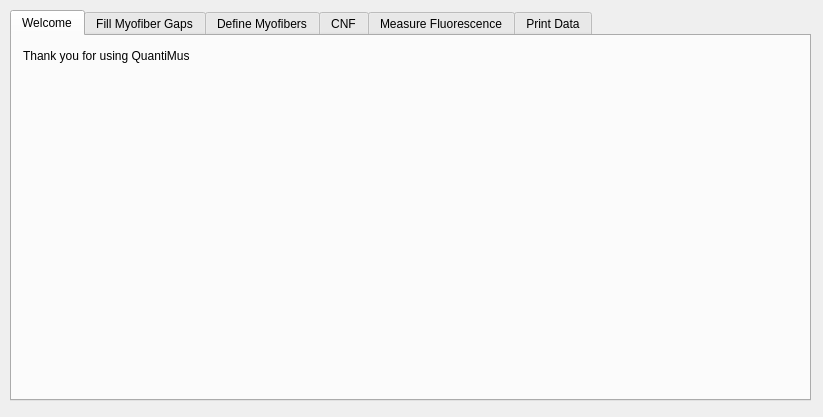
<?xml version="1.0" encoding="UTF-8"?>
<ui version="4.0">
 <class>AlgorithmGui</class>
 <widget class="QWidget" name="AlgorithmGui">
  <property name="geometry">
   <rect>
    <x>0</x>
    <y>0</y>
    <width>823</width>
    <height>417</height>
   </rect>
  </property>
  <property name="sizePolicy">
   <sizepolicy hsizetype="Maximum" vsizetype="Expanding">
    <horstretch>0</horstretch>
    <verstretch>0</verstretch>
   </sizepolicy>
  </property>
  <property name="windowTitle">
   <string>Flika - QuantiMus Plugin</string>
  </property>
  <widget class="QWidget" name="layoutWidget">
   <property name="geometry">
    <rect>
     <x>10</x>
     <y>10</y>
     <width>801</width>
     <height>391</height>
    </rect>
   </property>
   <layout class="QGridLayout" name="gridLayout_3">
    <property name="sizeConstraint">
     <enum>QLayout::SetDefaultConstraint</enum>
    </property>
    <item row="0" column="0">
     <widget class="QTabWidget" name="analyze_tab_widget">
      <property name="enabled">
       <bool>true</bool>
      </property>
      <property name="sizePolicy">
       <sizepolicy hsizetype="Preferred" vsizetype="Expanding">
        <horstretch>0</horstretch>
        <verstretch>0</verstretch>
       </sizepolicy>
      </property>
      <property name="minimumSize">
       <size>
        <width>0</width>
        <height>0</height>
       </size>
      </property>
      <property name="font">
       <font>
        <family>Arial</family>
        <pointsize>9</pointsize>
       </font>
      </property>
      <property name="currentIndex">
       <number>0</number>
      </property>
      <widget class="QWidget" name="welcome">
       <attribute name="title">
        <string>Welcome</string>
       </attribute>
       <widget class="QLabel" name="label_60">
        <property name="geometry">
         <rect>
          <x>11</x>
          <y>11</y>
          <width>211</width>
          <height>17</height>
         </rect>
        </property>
        <property name="font">
         <font>
          <pointsize>9</pointsize>
         </font>
        </property>
        <property name="text">
         <string>Thank you for using QuantiMus</string>
        </property>
       </widget>
      </widget>
      <widget class="QWidget" name="fill_fiber_gaps">
       <attribute name="title">
        <string>Fill Myofiber Gaps</string>
       </attribute>
       <layout class="QGridLayout" name="gridLayout_2">
        <item row="1" column="0">
         <widget class="QGroupBox" name="circle_clusters_groupbox">
          <property name="title">
           <string>Adjust thresholds while viewing the 'binary markers' window.</string>
          </property>
          <layout class="QGridLayout" name="gridLayout_6">
           <item row="0" column="0">
            <widget class="QLabel" name="label_4">
             <property name="text">
              <string>Set regions that are true myofibers to black. Set myofiber boundaries to white. Using the blue threshold will 
create boundaries if a fiber is successfully connected; 

 Use it to correct conjoined fibers and poorly distinguished boundaries.</string>
             </property>
            </widget>
           </item>
           <item row="1" column="0">
            <layout class="QGridLayout" name="gridLayout_4">
             <item row="2" column="0">
              <widget class="QLabel" name="label_3">
               <property name="text">
                <string>White Threshold</string>
               </property>
              </widget>
             </item>
             <item row="2" column="1">
              <layout class="QGridLayout" name="gridLayout_threshold_two"/>
             </item>
             <item row="1" column="0">
              <widget class="QLabel" name="label">
               <property name="text">
                <string>Blue Threshold</string>
               </property>
              </widget>
             </item>
             <item row="1" column="1">
              <layout class="QGridLayout" name="gridLayout_threshold_one"/>
             </item>
            </layout>
           </item>
          </layout>
         </widget>
        </item>
        <item row="2" column="0">
         <layout class="QGridLayout" name="gridLayout_13">
          <item row="0" column="1">
           <spacer name="horizontalSpacer_4">
            <property name="orientation">
             <enum>Qt::Horizontal</enum>
            </property>
            <property name="sizeHint" stdset="0">
             <size>
              <width>13</width>
              <height>25</height>
             </size>
            </property>
           </spacer>
          </item>
          <item row="0" column="0">
           <widget class="QPushButton" name="fill_boundaries_button">
            <property name="text">
             <string>Fill Myofiber Boundary Gaps</string>
            </property>
           </widget>
          </item>
         </layout>
        </item>
        <item row="0" column="0">
         <layout class="QGridLayout" name="gridLayout_18">
          <property name="sizeConstraint">
           <enum>QLayout::SetDefaultConstraint</enum>
          </property>
         </layout>
        </item>
        <item row="3" column="0">
         <spacer name="verticalSpacer">
          <property name="orientation">
           <enum>Qt::Vertical</enum>
          </property>
          <property name="sizeHint" stdset="0">
           <size>
            <width>20</width>
            <height>40</height>
           </size>
          </property>
         </spacer>
        </item>
       </layout>
      </widget>
      <widget class="QWidget" name="define_myofibers">
       <attribute name="title">
        <string>Define Myofibers</string>
       </attribute>
       <widget class="QWidget" name="gridLayoutWidget_12">
        <property name="geometry">
         <rect>
          <x>20</x>
          <y>50</y>
          <width>351</width>
          <height>51</height>
         </rect>
        </property>
        <property name="font">
         <font>
          <pointsize>9</pointsize>
         </font>
        </property>
        <layout class="QGridLayout" name="gridLayout_import_binary_image"/>
       </widget>
       <widget class="QLabel" name="label_55">
        <property name="geometry">
         <rect>
          <x>30</x>
          <y>20</y>
          <width>401</width>
          <height>21</height>
         </rect>
        </property>
        <property name="font">
         <font>
          <pointsize>9</pointsize>
         </font>
        </property>
        <property name="text">
         <string>Import Binary Image</string>
        </property>
       </widget>
       <widget class="QPushButton" name="SVM_saved_button">
        <property name="geometry">
         <rect>
          <x>30</x>
          <y>160</y>
          <width>241</width>
          <height>28</height>
         </rect>
        </property>
        <property name="text">
         <string>Run Algorithm: Saved Training Data</string>
        </property>
       </widget>
       <widget class="QPushButton" name="SVM_button">
        <property name="geometry">
         <rect>
          <x>30</x>
          <y>120</y>
          <width>241</width>
          <height>28</height>
         </rect>
        </property>
        <property name="font">
         <font>
          <weight>50</weight>
          <bold>false</bold>
          <stylestrategy>PreferDefault</stylestrategy>
         </font>
        </property>
        <property name="layoutDirection">
         <enum>Qt::LeftToRight</enum>
        </property>
        <property name="text">
         <string>Run Algorithm: Labeled Image</string>
        </property>
       </widget>
       <widget class="QPushButton" name="manual_filter_button">
        <property name="geometry">
         <rect>
          <x>400</x>
          <y>270</y>
          <width>93</width>
          <height>28</height>
         </rect>
        </property>
        <property name="font">
         <font>
          <family>Arial</family>
         </font>
        </property>
        <property name="text">
         <string>Filter</string>
        </property>
       </widget>
       <widget class="QLabel" name="label_27">
        <property name="geometry">
         <rect>
          <x>400</x>
          <y>50</y>
          <width>381</width>
          <height>20</height>
         </rect>
        </property>
        <property name="font">
         <font>
          <family>Arial</family>
         </font>
        </property>
        <property name="text">
         <string>OPTIONAL:  In the case that addtional filtering is needed...</string>
        </property>
       </widget>
       <widget class="QLabel" name="label_14">
        <property name="geometry">
         <rect>
          <x>400</x>
          <y>70</y>
          <width>321</width>
          <height>20</height>
         </rect>
        </property>
        <property name="font">
         <font>
          <family>Arial</family>
         </font>
        </property>
        <property name="text">
         <string>Enter parameter ranges for positive myofibers</string>
        </property>
       </widget>
       <widget class="QWidget" name="gridLayoutWidget_2">
        <property name="geometry">
         <rect>
          <x>400</x>
          <y>90</y>
          <width>361</width>
          <height>157</height>
         </rect>
        </property>
        <property name="font">
         <font>
          <family>Arial</family>
         </font>
        </property>
        <layout class="QGridLayout" name="gridLayout_19">
         <item row="0" column="1">
          <widget class="QLabel" name="label_15">
           <property name="font">
            <font>
             <family>Arial</family>
             <weight>75</weight>
             <bold>true</bold>
            </font>
           </property>
           <property name="text">
            <string>Minimum</string>
           </property>
          </widget>
         </item>
         <item row="3" column="1">
          <widget class="QDoubleSpinBox" name="min_convexity_SpinBox">
           <property name="font">
            <font>
             <family>Arial</family>
            </font>
           </property>
           <property name="readOnly">
            <bool>false</bool>
           </property>
           <property name="decimals">
            <number>3</number>
           </property>
           <property name="maximum">
            <double>1.000000000000000</double>
           </property>
           <property name="singleStep">
            <double>0.010000000000000</double>
           </property>
           <property name="value">
            <double>0.750000000000000</double>
           </property>
          </widget>
         </item>
         <item row="4" column="2">
          <widget class="QDoubleSpinBox" name="max_eccentricity_SpinBox">
           <property name="font">
            <font>
             <family>Arial</family>
            </font>
           </property>
           <property name="readOnly">
            <bool>false</bool>
           </property>
           <property name="decimals">
            <number>3</number>
           </property>
           <property name="maximum">
            <double>1.000000000000000</double>
           </property>
           <property name="singleStep">
            <double>0.010000000000000</double>
           </property>
           <property name="value">
            <double>1.000000000000000</double>
           </property>
          </widget>
         </item>
         <item row="1" column="1">
          <widget class="QDoubleSpinBox" name="min_circularity_SpinBox">
           <property name="font">
            <font>
             <family>Arial</family>
            </font>
           </property>
           <property name="readOnly">
            <bool>false</bool>
           </property>
           <property name="decimals">
            <number>3</number>
           </property>
           <property name="maximum">
            <double>1.000000000000000</double>
           </property>
           <property name="singleStep">
            <double>0.010000000000000</double>
           </property>
           <property name="value">
            <double>0.600000000000000</double>
           </property>
          </widget>
         </item>
         <item row="2" column="0">
          <widget class="QLabel" name="label_18">
           <property name="font">
            <font>
             <family>Arial</family>
            </font>
           </property>
           <property name="text">
            <string>Area</string>
           </property>
          </widget>
         </item>
         <item row="1" column="2">
          <widget class="QDoubleSpinBox" name="max_circularity_SpinBox">
           <property name="font">
            <font>
             <family>Arial</family>
            </font>
           </property>
           <property name="readOnly">
            <bool>false</bool>
           </property>
           <property name="decimals">
            <number>3</number>
           </property>
           <property name="maximum">
            <double>1.500000000000000</double>
           </property>
           <property name="singleStep">
            <double>0.010000000000000</double>
           </property>
           <property name="value">
            <double>1.500000000000000</double>
           </property>
          </widget>
         </item>
         <item row="2" column="2">
          <widget class="QDoubleSpinBox" name="max_area_SpinBox">
           <property name="font">
            <font>
             <family>Arial</family>
            </font>
           </property>
           <property name="readOnly">
            <bool>false</bool>
           </property>
           <property name="decimals">
            <number>0</number>
           </property>
           <property name="maximum">
            <double>100000.000000000000000</double>
           </property>
           <property name="value">
            <double>100000.000000000000000</double>
           </property>
          </widget>
         </item>
         <item row="4" column="0">
          <widget class="QLabel" name="label_20">
           <property name="font">
            <font>
             <family>Arial</family>
            </font>
           </property>
           <property name="text">
            <string>Eccentricity</string>
           </property>
          </widget>
         </item>
         <item row="2" column="1">
          <widget class="QDoubleSpinBox" name="min_area_SpinBox">
           <property name="font">
            <font>
             <family>Arial</family>
            </font>
           </property>
           <property name="readOnly">
            <bool>false</bool>
           </property>
           <property name="decimals">
            <number>0</number>
           </property>
           <property name="maximum">
            <double>10000.000000000000000</double>
           </property>
           <property name="value">
            <double>100.000000000000000</double>
           </property>
          </widget>
         </item>
         <item row="3" column="2">
          <widget class="QDoubleSpinBox" name="max_convexity_SpinBox">
           <property name="font">
            <font>
             <family>Arial</family>
            </font>
           </property>
           <property name="readOnly">
            <bool>false</bool>
           </property>
           <property name="decimals">
            <number>3</number>
           </property>
           <property name="maximum">
            <double>1.000000000000000</double>
           </property>
           <property name="singleStep">
            <double>0.010000000000000</double>
           </property>
           <property name="value">
            <double>1.000000000000000</double>
           </property>
          </widget>
         </item>
         <item row="0" column="0">
          <widget class="QLabel" name="label_21">
           <property name="font">
            <font>
             <family>Arial</family>
             <weight>75</weight>
             <bold>true</bold>
            </font>
           </property>
           <property name="text">
            <string>Parameter</string>
           </property>
          </widget>
         </item>
         <item row="4" column="1">
          <widget class="QDoubleSpinBox" name="min_eccentricity_SpinBox">
           <property name="font">
            <font>
             <family>Arial</family>
            </font>
           </property>
           <property name="readOnly">
            <bool>false</bool>
           </property>
           <property name="decimals">
            <number>3</number>
           </property>
           <property name="maximum">
            <double>1.000000000000000</double>
           </property>
           <property name="singleStep">
            <double>0.010000000000000</double>
           </property>
          </widget>
         </item>
         <item row="3" column="0">
          <widget class="QLabel" name="label_19">
           <property name="font">
            <font>
             <family>Arial</family>
            </font>
           </property>
           <property name="text">
            <string>Convexity</string>
           </property>
          </widget>
         </item>
         <item row="0" column="2">
          <widget class="QLabel" name="label_16">
           <property name="font">
            <font>
             <family>Arial</family>
             <weight>75</weight>
             <bold>true</bold>
            </font>
           </property>
           <property name="text">
            <string>Maximum</string>
           </property>
          </widget>
         </item>
         <item row="1" column="0">
          <widget class="QLabel" name="label_17">
           <property name="font">
            <font>
             <family>Arial</family>
            </font>
           </property>
           <property name="text">
            <string>Circularity</string>
           </property>
          </widget>
         </item>
         <item row="1" column="3">
          <widget class="QCheckBox" name="circularity_CheckBox">
           <property name="text">
            <string/>
           </property>
           <property name="checked">
            <bool>false</bool>
           </property>
           <property name="tristate">
            <bool>false</bool>
           </property>
          </widget>
         </item>
         <item row="2" column="3">
          <widget class="QCheckBox" name="area_CheckBox">
           <property name="text">
            <string/>
           </property>
           <property name="checked">
            <bool>false</bool>
           </property>
          </widget>
         </item>
         <item row="3" column="3">
          <widget class="QCheckBox" name="convexity_CheckBox">
           <property name="text">
            <string/>
           </property>
           <property name="checked">
            <bool>false</bool>
           </property>
          </widget>
         </item>
         <item row="4" column="3">
          <widget class="QCheckBox" name="eccentricity_CheckBox">
           <property name="text">
            <string/>
           </property>
           <property name="checked">
            <bool>false</bool>
           </property>
          </widget>
         </item>
         <item row="0" column="3">
          <widget class="QLabel" name="label_25">
           <property name="font">
            <font>
             <family>Arial</family>
             <weight>75</weight>
             <bold>true</bold>
            </font>
           </property>
           <property name="text">
            <string>On/Off</string>
           </property>
          </widget>
         </item>
        </layout>
       </widget>
       <widget class="QPushButton" name="load_classification_button">
        <property name="geometry">
         <rect>
          <x>30</x>
          <y>200</y>
          <width>241</width>
          <height>28</height>
         </rect>
        </property>
        <property name="text">
         <string>Load Previous Classification</string>
        </property>
       </widget>
       <widget class="QLabel" name="label_30">
        <property name="geometry">
         <rect>
          <x>400</x>
          <y>20</y>
          <width>381</width>
          <height>20</height>
         </rect>
        </property>
        <property name="font">
         <font>
          <family>Arial</family>
          <weight>75</weight>
          <bold>true</bold>
         </font>
        </property>
        <property name="text">
         <string>Correction Filter</string>
        </property>
       </widget>
      </widget>
      <widget class="QWidget" name="cnf">
       <attribute name="title">
        <string>CNF</string>
       </attribute>
       <widget class="QLabel" name="label_51">
        <property name="geometry">
         <rect>
          <x>30</x>
          <y>270</y>
          <width>21</width>
          <height>21</height>
         </rect>
        </property>
        <property name="font">
         <font>
          <pointsize>9</pointsize>
         </font>
        </property>
        <property name="text">
         <string>4.</string>
        </property>
       </widget>
       <widget class="QLabel" name="label_48">
        <property name="geometry">
         <rect>
          <x>30</x>
          <y>225</y>
          <width>151</width>
          <height>21</height>
         </rect>
        </property>
        <property name="font">
         <font>
          <pointsize>9</pointsize>
         </font>
        </property>
        <property name="text">
         <string>3.  Erode myofibers by </string>
        </property>
       </widget>
       <widget class="QWidget" name="gridLayoutWidget_11">
        <property name="geometry">
         <rect>
          <x>50</x>
          <y>70</y>
          <width>381</width>
          <height>51</height>
         </rect>
        </property>
        <property name="font">
         <font>
          <pointsize>9</pointsize>
         </font>
        </property>
        <layout class="QGridLayout" name="gridLayout_import_DAPI"/>
       </widget>
       <widget class="QPushButton" name="save_DAPI_button">
        <property name="geometry">
         <rect>
          <x>50</x>
          <y>320</y>
          <width>101</width>
          <height>21</height>
         </rect>
        </property>
        <property name="font">
         <font>
          <pointsize>9</pointsize>
         </font>
        </property>
        <property name="text">
         <string>Save CNF</string>
        </property>
       </widget>
       <widget class="QLabel" name="label_57">
        <property name="geometry">
         <rect>
          <x>30</x>
          <y>320</y>
          <width>21</width>
          <height>21</height>
         </rect>
        </property>
        <property name="font">
         <font>
          <pointsize>9</pointsize>
         </font>
        </property>
        <property name="text">
         <string>5.</string>
        </property>
       </widget>
       <widget class="QLabel" name="label_47">
        <property name="geometry">
         <rect>
          <x>30</x>
          <y>50</y>
          <width>401</width>
          <height>21</height>
         </rect>
        </property>
        <property name="font">
         <font>
          <pointsize>9</pointsize>
         </font>
        </property>
        <property name="text">
         <string>1.  Select trained image containing myofiber ROIs</string>
        </property>
       </widget>
       <widget class="QLabel" name="label_50">
        <property name="geometry">
         <rect>
          <x>210</x>
          <y>225</y>
          <width>61</width>
          <height>21</height>
         </rect>
        </property>
        <property name="font">
         <font>
          <pointsize>9</pointsize>
         </font>
        </property>
        <property name="text">
         <string>(0-99)</string>
        </property>
       </widget>
       <widget class="QLabel" name="label_49">
        <property name="geometry">
         <rect>
          <x>20</x>
          <y>20</y>
          <width>461</width>
          <height>21</height>
         </rect>
        </property>
        <property name="font">
         <font>
          <pointsize>9</pointsize>
          <weight>75</weight>
          <bold>true</bold>
         </font>
        </property>
        <property name="text">
         <string>Overlay DAPI image to measure centrally nucleated fibers (CNF)</string>
        </property>
       </widget>
       <widget class="QLabel" name="label_29">
        <property name="geometry">
         <rect>
          <x>30</x>
          <y>130</y>
          <width>401</width>
          <height>21</height>
         </rect>
        </property>
        <property name="font">
         <font>
          <pointsize>9</pointsize>
         </font>
        </property>
        <property name="text">
         <string>2.  Select binary DAPI image to overlay</string>
        </property>
       </widget>
       <widget class="QSpinBox" name="erosion_percentage_SpinBox">
        <property name="geometry">
         <rect>
          <x>160</x>
          <y>225</y>
          <width>42</width>
          <height>21</height>
         </rect>
        </property>
        <property name="font">
         <font>
          <pointsize>9</pointsize>
         </font>
        </property>
        <property name="minimum">
         <number>0</number>
        </property>
        <property name="value">
         <number>80</number>
        </property>
       </widget>
       <widget class="QPushButton" name="run_DAPI_button">
        <property name="geometry">
         <rect>
          <x>50</x>
          <y>270</y>
          <width>101</width>
          <height>21</height>
         </rect>
        </property>
        <property name="font">
         <font>
          <pointsize>9</pointsize>
         </font>
        </property>
        <property name="text">
         <string>Measure CNF</string>
        </property>
       </widget>
       <widget class="QWidget" name="gridLayoutWidget_6">
        <property name="geometry">
         <rect>
          <x>50</x>
          <y>150</y>
          <width>381</width>
          <height>51</height>
         </rect>
        </property>
        <property name="font">
         <font>
          <pointsize>9</pointsize>
         </font>
        </property>
        <layout class="QGridLayout" name="gridLayout_contains_DAPI"/>
       </widget>
       <widget class="QPushButton" name="run_erosion_button">
        <property name="geometry">
         <rect>
          <x>250</x>
          <y>225</y>
          <width>93</width>
          <height>21</height>
         </rect>
        </property>
        <property name="font">
         <font>
          <pointsize>9</pointsize>
         </font>
        </property>
        <property name="text">
         <string>Run Erosion</string>
        </property>
       </widget>
      </widget>
      <widget class="QWidget" name="measure_flourescence">
       <attribute name="title">
        <string>Measure Fluorescence</string>
       </attribute>
       <widget class="QLabel" name="label_22">
        <property name="geometry">
         <rect>
          <x>30</x>
          <y>130</y>
          <width>401</width>
          <height>21</height>
         </rect>
        </property>
        <property name="text">
         <string>2. Select single-channel image to overlay and measure</string>
        </property>
       </widget>
       <widget class="QWidget" name="gridLayoutWidget_3">
        <property name="geometry">
         <rect>
          <x>50</x>
          <y>150</y>
          <width>381</width>
          <height>51</height>
         </rect>
        </property>
        <layout class="QGridLayout" name="gridLayout_intensity_image"/>
       </widget>
       <widget class="QWidget" name="gridLayoutWidget_4">
        <property name="geometry">
         <rect>
          <x>50</x>
          <y>70</y>
          <width>381</width>
          <height>51</height>
         </rect>
        </property>
        <layout class="QGridLayout" name="gridLayout_flourescence_image"/>
       </widget>
       <widget class="QLabel" name="label_24">
        <property name="geometry">
         <rect>
          <x>30</x>
          <y>50</y>
          <width>401</width>
          <height>21</height>
         </rect>
        </property>
        <property name="text">
         <string>1. Select trained image containing myofiber ROIs</string>
        </property>
       </widget>
       <widget class="QLabel" name="label_28">
        <property name="geometry">
         <rect>
          <x>20</x>
          <y>20</y>
          <width>721</width>
          <height>21</height>
         </rect>
        </property>
        <property name="font">
         <font>
          <weight>75</weight>
          <bold>true</bold>
         </font>
        </property>
        <property name="text">
         <string>Measure myofiber fluorescence intensity of a ovlerlaid image</string>
        </property>
       </widget>
       <widget class="QLabel" name="label_23">
        <property name="geometry">
         <rect>
          <x>30</x>
          <y>220</y>
          <width>21</width>
          <height>21</height>
         </rect>
        </property>
        <property name="text">
         <string>3.</string>
        </property>
       </widget>
       <widget class="QPushButton" name="run_Flr_button">
        <property name="geometry">
         <rect>
          <x>50</x>
          <y>220</y>
          <width>161</width>
          <height>21</height>
         </rect>
        </property>
        <property name="font">
         <font>
          <pointsize>9</pointsize>
         </font>
        </property>
        <property name="text">
         <string>Measure Fluorescence</string>
        </property>
       </widget>
       <widget class="QLabel" name="label_26">
        <property name="geometry">
         <rect>
          <x>30</x>
          <y>263</y>
          <width>21</width>
          <height>21</height>
         </rect>
        </property>
        <property name="text">
         <string>4.</string>
        </property>
       </widget>
       <widget class="QDoubleSpinBox" name="flourescence_subtraction_SpinBox">
        <property name="geometry">
         <rect>
          <x>50</x>
          <y>263</y>
          <width>81</width>
          <height>23</height>
         </rect>
        </property>
        <property name="mouseTracking">
         <bool>false</bool>
        </property>
        <property name="decimals">
         <number>5</number>
        </property>
        <property name="minimum">
         <double>0.000000000000000</double>
        </property>
        <property name="maximum">
         <double>255.000000000000000</double>
        </property>
        <property name="singleStep">
         <double>1.000000000000000</double>
        </property>
        <property name="value">
         <double>0.000000000000000</double>
        </property>
       </widget>
       <widget class="QLabel" name="label_31">
        <property name="geometry">
         <rect>
          <x>140</x>
          <y>263</y>
          <width>401</width>
          <height>21</height>
         </rect>
        </property>
        <property name="text">
         <string>OPTIONAL: subtract background fluorescence</string>
        </property>
       </widget>
       <widget class="QPushButton" name="save_flourescence_button">
        <property name="geometry">
         <rect>
          <x>50</x>
          <y>310</y>
          <width>161</width>
          <height>21</height>
         </rect>
        </property>
        <property name="font">
         <font>
          <pointsize>9</pointsize>
         </font>
        </property>
        <property name="text">
         <string>Save Fluorescence</string>
        </property>
       </widget>
       <widget class="QLabel" name="label_56">
        <property name="geometry">
         <rect>
          <x>30</x>
          <y>310</y>
          <width>21</width>
          <height>21</height>
         </rect>
        </property>
        <property name="font">
         <font>
          <pointsize>9</pointsize>
         </font>
        </property>
        <property name="text">
         <string>5.</string>
        </property>
       </widget>
       <widget class="Line" name="line">
        <property name="geometry">
         <rect>
          <x>480</x>
          <y>10</y>
          <width>20</width>
          <height>341</height>
         </rect>
        </property>
        <property name="lineWidth">
         <number>2</number>
        </property>
        <property name="orientation">
         <enum>Qt::Vertical</enum>
        </property>
       </widget>
       <widget class="QPushButton" name="determine_positives_button">
        <property name="geometry">
         <rect>
          <x>570</x>
          <y>80</y>
          <width>141</width>
          <height>21</height>
         </rect>
        </property>
        <property name="font">
         <font>
          <pointsize>9</pointsize>
         </font>
        </property>
        <property name="text">
         <string>Select Positives</string>
        </property>
       </widget>
       <widget class="QPushButton" name="measure_positives_button">
        <property name="geometry">
         <rect>
          <x>570</x>
          <y>120</y>
          <width>141</width>
          <height>21</height>
         </rect>
        </property>
        <property name="font">
         <font>
          <pointsize>9</pointsize>
         </font>
        </property>
        <property name="text">
         <string>Measure Positives</string>
        </property>
       </widget>
       <widget class="QPushButton" name="clear_positives_button">
        <property name="geometry">
         <rect>
          <x>570</x>
          <y>160</y>
          <width>141</width>
          <height>21</height>
         </rect>
        </property>
        <property name="font">
         <font>
          <pointsize>9</pointsize>
         </font>
        </property>
        <property name="text">
         <string>Clear Positives</string>
        </property>
       </widget>
       <widget class="QPushButton" name="save_positives_button">
        <property name="geometry">
         <rect>
          <x>570</x>
          <y>200</y>
          <width>141</width>
          <height>21</height>
         </rect>
        </property>
        <property name="maximumSize">
         <size>
          <width>16777215</width>
          <height>16777214</height>
         </size>
        </property>
        <property name="font">
         <font>
          <pointsize>9</pointsize>
         </font>
        </property>
        <property name="text">
         <string>Save Positives</string>
        </property>
       </widget>
       <widget class="QLabel" name="label_32">
        <property name="geometry">
         <rect>
          <x>570</x>
          <y>40</y>
          <width>721</width>
          <height>21</height>
         </rect>
        </property>
        <property name="font">
         <font>
          <weight>75</weight>
          <bold>true</bold>
         </font>
        </property>
        <property name="text">
         <string>Determine Positive Fibers</string>
        </property>
       </widget>
      </widget>
      <widget class="QWidget" name="save_data">
       <attribute name="title">
        <string>Print Data</string>
       </attribute>
       <widget class="QWidget" name="gridLayoutWidget_5">
        <property name="geometry">
         <rect>
          <x>10</x>
          <y>10</y>
          <width>731</width>
          <height>181</height>
         </rect>
        </property>
        <layout class="QGridLayout" name="gridLayout">
         <item row="0" column="0">
          <widget class="QLabel" name="micronsPixelLabel_4">
           <property name="text">
            <string>Pixels/Micron</string>
           </property>
          </widget>
         </item>
         <item row="0" column="2">
          <widget class="QLabel" name="label_52">
           <property name="text">
            <string>Insert Pixels/Micron ratio of image to be measured </string>
           </property>
          </widget>
         </item>
         <item row="1" column="1">
          <widget class="QDoubleSpinBox" name="resize_factor_SpinBox">
           <property name="mouseTracking">
            <bool>false</bool>
           </property>
           <property name="decimals">
            <number>1</number>
           </property>
           <property name="minimum">
            <double>0.000000000000000</double>
           </property>
           <property name="maximum">
            <double>10000.000000000000000</double>
           </property>
           <property name="singleStep">
            <double>0.010000000000000</double>
           </property>
           <property name="value">
            <double>1.000000000000000</double>
           </property>
          </widget>
         </item>
         <item row="1" column="2">
          <widget class="QLabel" name="label_58">
           <property name="text">
            <string>Insert resize factor</string>
           </property>
          </widget>
         </item>
         <item row="2" column="0">
          <widget class="QPushButton" name="print_button">
           <property name="text">
            <string>Print Data</string>
           </property>
          </widget>
         </item>
         <item row="2" column="2">
          <widget class="QLabel" name="label_54">
           <property name="text">
            <string>All measured parmateters will be saved as a .xlsx file</string>
           </property>
          </widget>
         </item>
         <item row="1" column="0">
          <widget class="QLabel" name="micronsPixelLabel_3">
           <property name="text">
            <string>Resize factor</string>
           </property>
          </widget>
         </item>
         <item row="0" column="1">
          <widget class="QDoubleSpinBox" name="microns_per_pixel_SpinBox">
           <property name="mouseTracking">
            <bool>false</bool>
           </property>
           <property name="decimals">
            <number>4</number>
           </property>
           <property name="minimum">
            <double>0.001000000000000</double>
           </property>
           <property name="maximum">
            <double>10000.000000000000000</double>
           </property>
           <property name="singleStep">
            <double>0.010000000000000</double>
           </property>
           <property name="value">
            <double>2.649000000000000</double>
           </property>
          </widget>
         </item>
        </layout>
       </widget>
      </widget>
     </widget>
    </item>
   </layout>
  </widget>
 </widget>
 <tabstops>
  <tabstop>fill_boundaries_button</tabstop>
  <tabstop>SVM_button</tabstop>
  <tabstop>SVM_saved_button</tabstop>
 </tabstops>
 <resources/>
 <connections/>
</ui>
